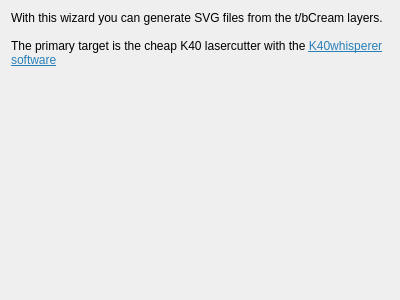
<?xml version="1.0" encoding="UTF-8"?>
<ui version="4.0">
 <class>LaserCutIntroPage</class>
 <widget class="QWizardPage" name="LaserCutIntroPage">
  <property name="geometry">
   <rect>
    <x>0</x>
    <y>0</y>
    <width>400</width>
    <height>300</height>
   </rect>
  </property>
  <property name="windowTitle">
   <string>WizardPage</string>
  </property>
  <layout class="QGridLayout" name="gridLayout">
   <item row="0" column="0">
    <widget class="QLabel" name="label">
     <property name="text">
      <string>&lt;html&gt;&lt;head/&gt;&lt;body&gt;&lt;p&gt;With this wizard you can generate SVG files from the t/bCream layers.&lt;br/&gt;&lt;br/&gt;The primary target is the cheap K40 lasercutter with the &lt;a href=&quot;https://www.scorchworks.com/K40whisperer/k40w_manual.html&quot;&gt;&lt;span style=&quot; text-decoration: underline; color:#2980b9;&quot;&gt;K40whisperer software&lt;/span&gt;&lt;/a&gt;&lt;/p&gt;&lt;/body&gt;&lt;/html&gt;</string>
     </property>
     <property name="alignment">
      <set>Qt::AlignLeading|Qt::AlignLeft|Qt::AlignTop</set>
     </property>
     <property name="wordWrap">
      <bool>true</bool>
     </property>
    </widget>
   </item>
  </layout>
 </widget>
 <resources/>
 <connections/>
</ui>
